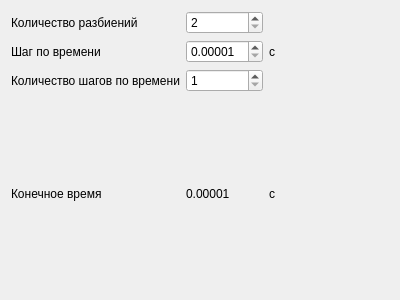
<?xml version="1.0" encoding="UTF-8"?>
<ui version="4.0">
 <class>MainWindow</class>
 <widget class="QMainWindow" name="MainWindow">
  <property name="geometry">
   <rect>
    <x>0</x>
    <y>0</y>
    <width>400</width>
    <height>300</height>
   </rect>
  </property>
  <property name="windowTitle">
   <string> Численное решение смешанной краевой задачи</string>
  </property>
  <widget class="QWidget" name="centralWidget">
   <layout class="QGridLayout" name="mainLayout">
    <item row="1" column="1">
     <widget class="QDoubleSpinBox" name="timeStepSpn">
      <property name="decimals">
       <number>5</number>
      </property>
      <property name="minimum">
       <double>0.000010000000000</double>
      </property>
      <property name="value">
       <double>0.000010000000000</double>
      </property>
     </widget>
    </item>
    <item row="2" column="1">
     <widget class="QSpinBox" name="timeStepCountSpn">
      <property name="minimum">
       <number>1</number>
      </property>
      <property name="maximum">
       <number>1000000</number>
      </property>
     </widget>
    </item>
    <item row="3" column="0">
     <widget class="QLabel" name="label_4">
      <property name="text">
       <string>Конечное время</string>
      </property>
     </widget>
    </item>
    <item row="3" column="3">
     <widget class="QLabel" name="label_7">
      <property name="text">
       <string>с</string>
      </property>
     </widget>
    </item>
    <item row="2" column="0">
     <widget class="QLabel" name="label_3">
      <property name="text">
       <string>Количество шагов по времени</string>
      </property>
      <property name="buddy">
       <cstring>timeStepCountSpn</cstring>
      </property>
     </widget>
    </item>
    <item row="1" column="0">
     <widget class="QLabel" name="label_2">
      <property name="text">
       <string>Шаг по времени</string>
      </property>
      <property name="buddy">
       <cstring>timeStepSpn</cstring>
      </property>
     </widget>
    </item>
    <item row="0" column="1">
     <widget class="QSpinBox" name="fragmentCountSpn">
      <property name="minimum">
       <number>2</number>
      </property>
      <property name="maximum">
       <number>1000</number>
      </property>
     </widget>
    </item>
    <item row="0" column="0">
     <widget class="QLabel" name="label">
      <property name="text">
       <string>Количество разбиений</string>
      </property>
      <property name="buddy">
       <cstring>fragmentCountSpn</cstring>
      </property>
     </widget>
    </item>
    <item row="3" column="1">
     <widget class="QLabel" name="totalTimeLbl">
      <property name="text">
       <string>0.00001</string>
      </property>
     </widget>
    </item>
    <item row="1" column="3">
     <widget class="QLabel" name="label_6">
      <property name="text">
       <string>с</string>
      </property>
     </widget>
    </item>
    <item row="0" column="4" rowspan="4">
     <spacer name="horizontalSpacer">
      <property name="orientation">
       <enum>Qt::Horizontal</enum>
      </property>
      <property name="sizeHint" stdset="0">
       <size>
        <width>40</width>
        <height>20</height>
       </size>
      </property>
     </spacer>
    </item>
   </layout>
  </widget>
  <widget class="QMenuBar" name="menuBar">
   <property name="geometry">
    <rect>
     <x>0</x>
     <y>0</y>
     <width>400</width>
     <height>21</height>
    </rect>
   </property>
  </widget>
 </widget>
 <layoutdefault spacing="6" margin="11"/>
 <tabstops>
  <tabstop>fragmentCountSpn</tabstop>
  <tabstop>timeStepSpn</tabstop>
  <tabstop>timeStepCountSpn</tabstop>
 </tabstops>
 <resources/>
 <connections/>
</ui>
